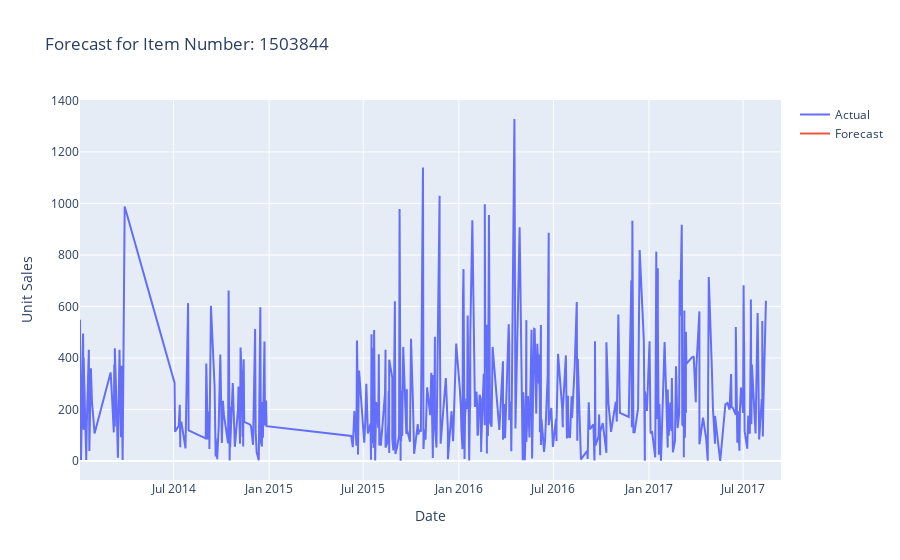

Write notebook code for a chart like this one.
### Markdown cell above
# Step 2: Revisited

### Code cell
import plotly.graph_objs as go
import pandas as pd
from statsmodels.tsa.statespace.sarimax import SARIMAX

# Function to generate forecast for a given item_nbr
def generate_forecast(item_nbr):
    # Prepare data for SARIMAX
    data = df_ML[df_ML['item_nbr'] == item_nbr][['date', 'unit_sales']].rename(columns={'date': 'ds', 'unit_sales': 'y'})
    data['ds'] = pd.to_datetime(data['ds'])
    data.set_index('ds', inplace=True)
    
    # Fit SARIMAX model
    model = SARIMAX(data['y'], order=(1, 0, 1), seasonal_order=(0, 0, 0, 0))  # Adjusted parameters
    results = model.fit(disp=False)
    
    # Make future predictions
    future = pd.date_range(start=data.index[-1], periods=30)  # Adjust the number of future periods
    forecast = results.get_forecast(steps=len(future))
    forecast_index = pd.Index(future, name='ds')
    forecast_df = pd.DataFrame(forecast.predicted_mean, index=forecast_index, columns=['yhat'])
    
    # Create an interactive plot
    fig = go.Figure()
    fig.add_trace(go.Scatter(x=data.index, y=data['y'], mode='lines', name='Actual'))
    fig.add_trace(go.Scatter(x=forecast_df.index, y=forecast_df['yhat'], mode='lines', name='Forecast'))
    fig.update_layout(title='Forecast for Item Number: {}'.format(item_nbr), xaxis_title='Date', yaxis_title='Unit Sales')
    fig.show()

# Call the function with a specific item_nbr
item_to_forecast = 1503844
generate_forecast(item_to_forecast)

### Figure 1 — Plotly figure (JSON) as saved in the notebook; plotly's stock layout.template omitted (floating-point values rounded to 4 significant figures; data arrays with more than 128 entries replaced by an {"elided": "..."} marker saying what was removed)
{"data": [{"mode": "lines", "name": "Actual", "type": "scatter", "x": {"elided": "421 str values"}, "y": {"elided": "421 int values"}}, {"mode": "lines", "name": "Forecast", "type": "scatter", "x": ["2017-08-14T00:00:00+00:00", "2017-08-15T00:00:00+00:00", "2017-08-16T00:00:00+00:00", "2017-08-17T00:00:00+00:00", "2017-08-18T00:00:00+00:00", "2017-08-19T00:00:00+00:00", "2017-08-20T00:00:00+00:00", "2017-08-21T00:00:00+00:00", "2017-08-22T00:00:00+00:00", "2017-08-23T00:00:00+00:00", "2017-08-24T00:00:00+00:00", "2017-08-25T00:00:00+00:00", "2017-08-26T00:00:00+00:00", "2017-08-27T00:00:00+00:00", "2017-08-28T00:00:00+00:00", "2017-08-29T00:00:00+00:00", "2017-08-30T00:00:00+00:00", "2017-08-31T00:00:00+00:00", "2017-09-01T00:00:00+00:00", "2017-09-02T00:00:00+00:00", "2017-09-03T00:00:00+00:00", "2017-09-04T00:00:00+00:00", "2017-09-05T00:00:00+00:00", "2017-09-06T00:00:00+00:00", "2017-09-07T00:00:00+00:00", "2017-09-08T00:00:00+00:00", "2017-09-09T00:00:00+00:00", "2017-09-10T00:00:00+00:00", "2017-09-11T00:00:00+00:00", "2017-09-12T00:00:00+00:00"], "y": [null, null, null, null, null, null, null, null, null, null, null, null, null, null, null, null, null, null, null, null, null, null, null, null, null, null, null, null, null, null]}], "layout": {"autosize": true, "title": {"text": "Forecast for Item Number: 1503844"}, "xaxis": {"autorange": true, "range": ["2014-01-02", "2017-09-12"], "title": {"text": "Date"}, "type": "date"}, "yaxis": {"autorange": true, "range": [-73.78, 1402.0], "title": {"text": "Unit Sales"}, "type": "linear"}}}
